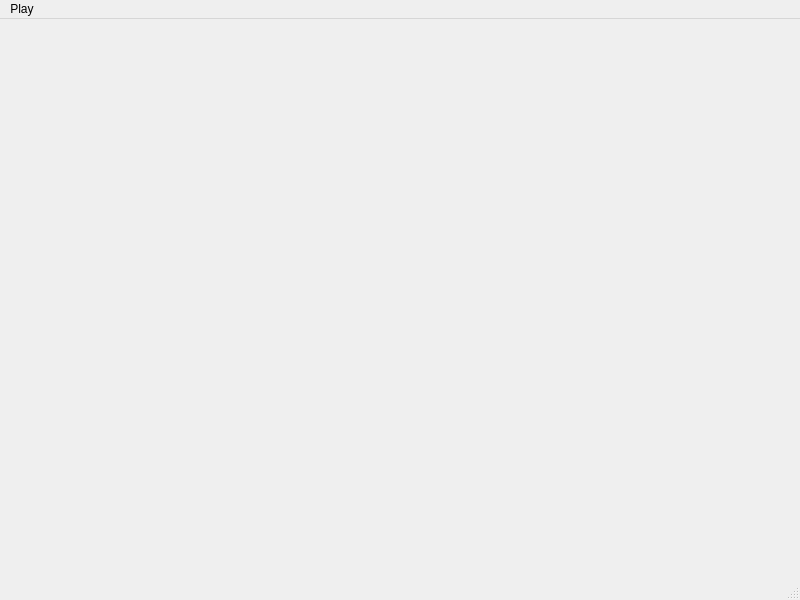
<?xml version="1.0" encoding="UTF-8"?>
<ui version="4.0">
 <class>MainWindow</class>
 <widget class="QMainWindow" name="MainWindow">
  <property name="geometry">
   <rect>
    <x>0</x>
    <y>0</y>
    <width>800</width>
    <height>600</height>
   </rect>
  </property>
  <property name="windowTitle">
   <string>MainWindow</string>
  </property>
  <widget class="QWidget" name="centralwidget">
   <layout class="QVBoxLayout" name="verticalLayout_3">
    <item>
     <widget class="BoardWidget" name="widget" native="true"/>
    </item>
   </layout>
  </widget>
  <widget class="QMenuBar" name="menubar">
   <property name="geometry">
    <rect>
     <x>0</x>
     <y>0</y>
     <width>800</width>
     <height>21</height>
    </rect>
   </property>
   <widget class="QMenu" name="menuPlay">
    <property name="title">
     <string>Play</string>
    </property>
    <addaction name="actionSingleGame"/>
    <addaction name="actionTournament"/>
   </widget>
   <addaction name="menuPlay"/>
  </widget>
  <widget class="QStatusBar" name="statusbar"/>
  <action name="actionSingleGame">
   <property name="text">
    <string>Single game</string>
   </property>
   <property name="menuRole">
    <enum>QAction::NoRole</enum>
   </property>
  </action>
  <action name="actionTournament">
   <property name="text">
    <string>Tournament</string>
   </property>
   <property name="menuRole">
    <enum>QAction::NoRole</enum>
   </property>
  </action>
 </widget>
 <customwidgets>
  <customwidget>
   <class>BoardWidget</class>
   <extends>QWidget</extends>
   <header>boardwidget.h</header>
   <container>1</container>
  </customwidget>
 </customwidgets>
 <resources/>
 <connections/>
</ui>
